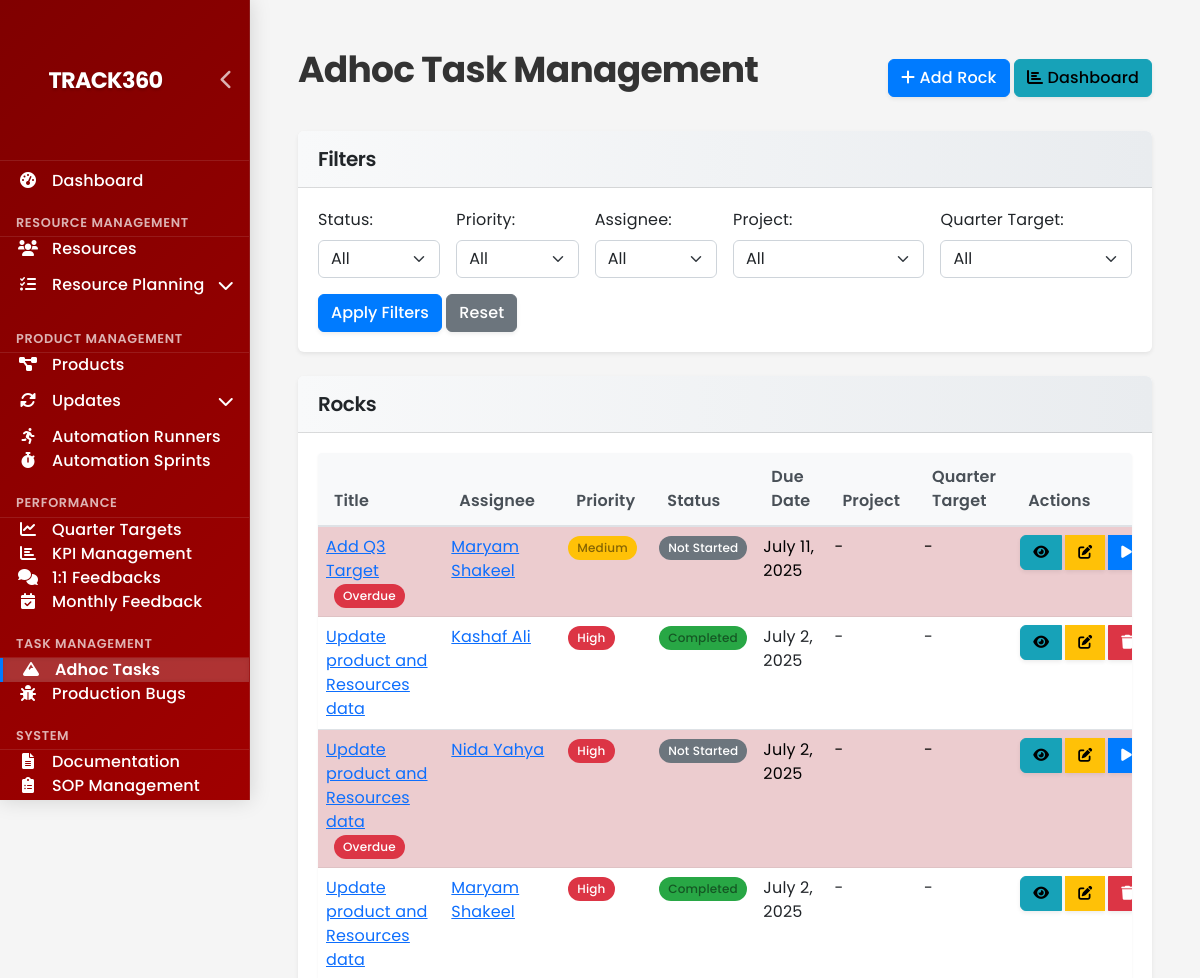
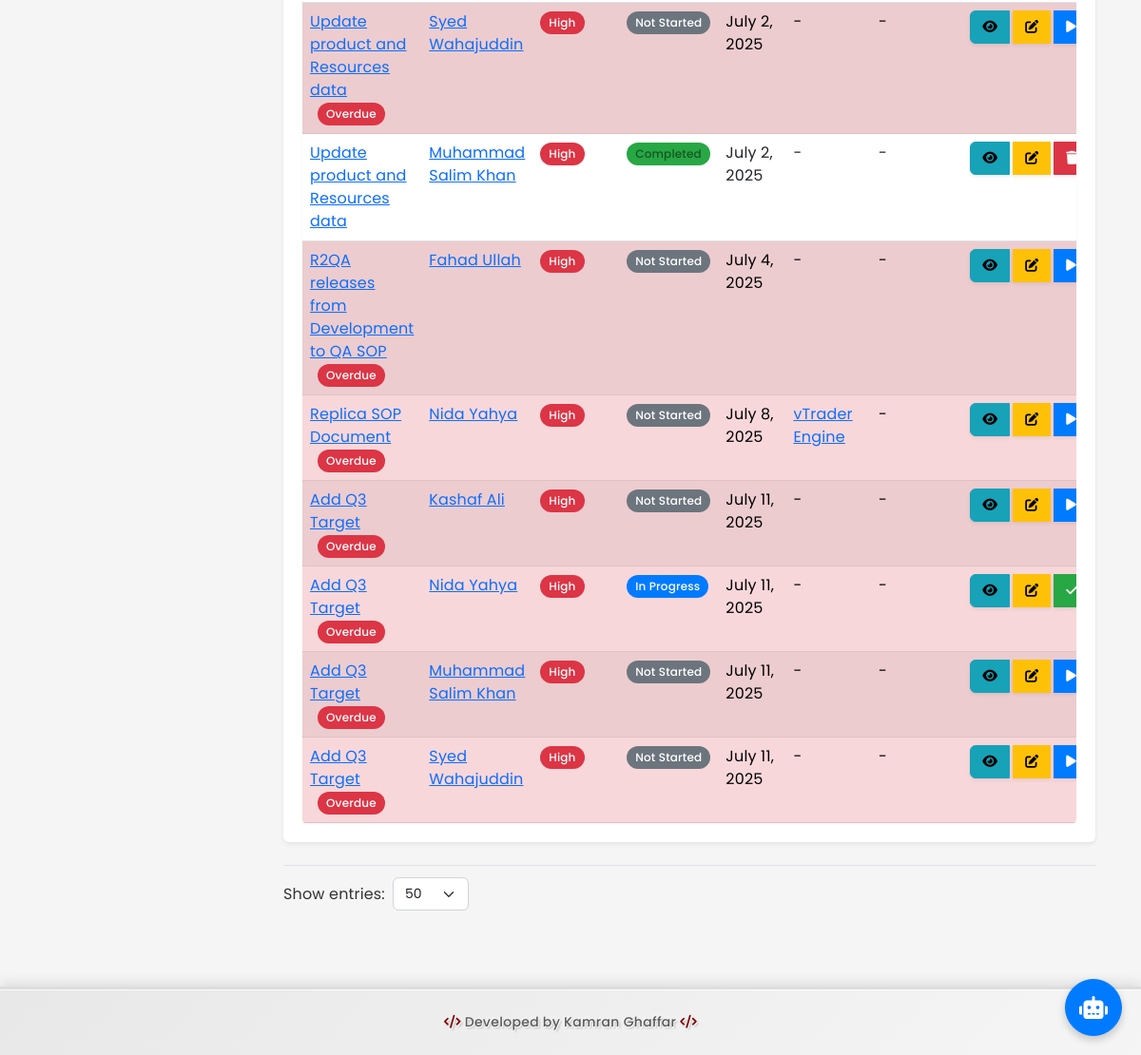
The app's page /dashboard/rocks/ with its own data (2 pictures, top to bottom).
### dashboard/models.py (models this page shows, shortened)
class Rock(models.Model):
    PRIORITY_CHOICES = [
        ('high', 'High'),
        ('medium', 'Medium'),
        ('low', 'Low'),
    ]
    STATUS_CHOICES = [
        ('not_started', 'Not Started'),
        ('in_progress', 'In Progress'),
        ('completed', 'Completed'),
    ]
    title = models.CharField(max_length=200)
    description = models.TextField(blank=True)
    priority = models.CharField(max_length=10, choices=PRIORITY_CHOICES, default='medium')
    status = models.CharField(max_length=20, choices=STATUS_CHOICES, default='not_started')
    assignee = models.ForeignKey(Resource, on_delete=models.CASCADE, related_name='assigned_rocks')
    project = models.ForeignKey(Project, on_delete=models.SET_NULL, null=True, blank=True, related_name='rocks')
    quarter_target = models.ForeignKey(QuarterTarget, on_delete=models.SET_NULL, null=True, blank=True, related_name='rocks')
    created_at = models.DateTimeField(auto_now_add=True)
    updated_at = models.DateTimeField(auto_now=True)
    start_date = models.DateField(null=True, blank=True, help_text="Date when work on the rock started")
    due_date = models.DateField(null=True, blank=True, help_text="Date when the rock is due")
    completed_at = models.DateTimeField(null=True, blank=True, help_text="Date and time when the rock was completed")
    class Meta:
        ordering = ['-priority', 'due_date', 'title']
    @property
    def is_overdue(self):
        if self.due_date and self.status != 'completed':
            return self.due_date < timezone.now().date()
        return False

class Resource(models.Model):
    SKILL_CHOICES = [
        ('automation', 'Automation'),
        ('manual', 'Manual'),
        ('both', 'Both')
    ]
    name = models.CharField(max_length=100)
    email = models.EmailField(blank=True, null=True)
    role = models.CharField(max_length=100, blank=True)
    lead = models.ForeignKey('self', on_delete=models.SET_NULL, null=True, blank=True, related_name='team_members_as_lead')
    manager = models.ForeignKey('self', on_delete=models.SET_NULL, null=True, blank=True, related_name='team_members_as_manager')
    skill = models.CharField(max_length=20, choices=SKILL_CHOICES, default='manual')
    availability = models.BooleanField(default=True)
    user = models.OneToOneField(User, on_delete=models.SET_NULL, null=True, blank=True, related_name='resource')
    created_at = models.DateTimeField(auto_now_add=True)
    updated_at = models.DateTimeField(auto_now=True)

class Project(models.Model):
    STATUS_CHOICES = [
        ('not_started', 'Not Started'),
        ('in_progress', 'In Progress'),
        ('completed', 'Completed'),
        ('on_hold', 'On Hold'),
    ]
    AUTOMATION_STATUS_CHOICES = [
        ('hold', 'Hold'),
        ('completed', 'Completed'),
        ('in_progress', 'In Progress'),
        ('na', 'N/A'),
    ]
    PIPELINE_SCHEDULE_CHOICES = [
        ('on_demand', 'On-Demand'),
        ('weekly', 'Weekly'),
        ('nightly', 'Nightly'),
        ('na', 'N/A'),
    ]
    name = models.CharField(max_length=200)
    description = models.TextField(blank=True)
    status = models.CharField(max_length=20, choices=STATUS_CHOICES, default='not_started')
    resources = models.ManyToManyField(Resource, through='ProjectResource')
    smoke_automation_status = models.CharField(max_length=20, choices=AUTOMATION_STATUS_CHOICES, default='na', blank=True)
    regression_automation_status = models.CharField(max_length=20, choices=AUTOMATION_STATUS_CHOICES, default='na', blank=True)
    pipeline_schedule = models.CharField(max_length=20, choices=PIPELINE_SCHEDULE_CHOICES, default='na', blank=True)
    execution_time_of_smoke = models.CharField(max_length=50, blank=True, help_text="Hours and Minutes")
    total_number_of_available_test_cases = models.IntegerField(null=True, blank=True)
    status_of_last_automation_run = models.TextField(blank=True)
    date_of_last_automation_run = models.DateField(null=True, blank=True)
    automation_framework_tech_stack = models.TextField(blank=True)
    team_lead = models.ForeignKey(Resource, on_delete=models.SET_NULL, null=True, blank=True, related_name='products_as_lead', db_column='team_lead_id')
    regression_coverage = models.IntegerField(null=True, blank=True, help_text="Percentage or count")
    smoke_coverage = models.IntegerField(null=True, blank=True, help_text="Percentage of smoke test cases automated")
    bugs_found_through_automation = models.IntegerField(null=True, blank=True)
    total_automatable_test_cases = models.IntegerField(null=True, blank=True)
    total_automatable_smoke_test_cases = models.IntegerField(null=True, blank=True)
    total_automated_test_cases = models.IntegerField(null=True, blank=True)
    total_automated_smoke_test_cases = models.IntegerField(null=True, blank=True)
    sprint_cycle = models.CharField(max_length=50, blank=True)
    total_number_of_functional_test_cases = models.IntegerField(null=True, blank=True)
    total_number_of_business_test_cases = models.IntegerField(null=True, blank=True)
    oat_release_cycle = models.CharField(max_length=50, blank=True)
    in_production = models.BooleanField(default=False)
    in_development = models.BooleanField(default=False)
    start_date = models.DateField(null=True, blank=True)
    end_date = models.DateField(null=True, blank=True)
    created_at = models.DateTimeField(auto_now_add=True)
    updated_at = models.DateTimeField(auto_now=True)

### dashboard/views.py (the view)
# urls.py: path('rocks/', views.RockListView.as_view(), name='rock-list'),
class RockListView(PaginationMixin, ListView):
    model = Rock
    template_name = 'dashboard/rock_list.html'
    context_object_name = 'rocks'
    def get_queryset(self):
        queryset = super().get_queryset()
        status_filter = self.request.GET.get('status')
        priority_filter = self.request.GET.get('priority')
        assignee_filter = self.request.GET.get('assignee')
        project_filter = self.request.GET.get('project')
        quarter_target_filter = self.request.GET.get('quarter_target')
        if status_filter:
            queryset = queryset.filter(status=status_filter)
        if priority_filter:
            queryset = queryset.filter(priority=priority_filter)
        if assignee_filter:
            queryset = queryset.filter(assignee_id=assignee_filter)
        if project_filter:
            queryset = queryset.filter(project_id=project_filter)
        if quarter_target_filter:
            queryset = queryset.filter(quarter_target_id=quarter_target_filter)
        return queryset
    def get_context_data(self, **kwargs):
        context = super().get_context_data(**kwargs)
        context['resources'] = Resource.objects.all()
        context['projects'] = Project.objects.all()
        context['quarter_targets'] = QuarterTarget.objects.all()
        context['current_status'] = self.request.GET.get('status', '')
        context['current_priority'] = self.request.GET.get('priority', '')
        context['current_assignee'] = self.request.GET.get('assignee', '')
        context['current_project'] = self.request.GET.get('project', '')
        context['current_quarter_target'] = self.request.GET.get('quarter_target', '')
        context['filters_applied'] = any([
            context['current_status'],
            context['current_priority'],
            context['current_assignee'],
            context['current_project'],
            context['current_quarter_target']
        ])
        return context

### Portable-Dashboard-Deploy/dashboard/templates/dashboard/rock_list.html (shortened to what this page needs)
{% extends 'dashboard/base.html' %}
{% block content %}
<div class="container-fluid">
    <div class="d-flex justify-content-between align-items-center mb-4">
        <h1>Adhoc Task Management</h1>
        <div>
            <a href="{% url 'rock-create' %}" class="btn btn-primary">
                <i class="fas fa-plus"></i> Add Rock
            </a>
            <a href="{% url 'rock-dashboard' %}" class="btn btn-info">
                <i class="fas fa-chart-bar"></i> Dashboard
            </a>
        </div>
    </div>
    <div class="card mb-4">
        <div class="card-header">
            <h5>Filters</h5>
        </div>
        <div class="card-body">
            <form method="get" class="row g-3">
                <div class="col-md-4 col-lg-2">
                    <label for="status" class="form-label">Status:</label>
                    <select class="form-select" id="status" name="status">
                        <option value="">All</option>
                    </select>
                </div>
                <div class="col-md-4 col-lg-2">
                    <label for="priority" class="form-label">Priority:</label>
                    <select class="form-select" id="priority" name="priority">
                        <option value="">All</option>
                    </select>
                </div>
                <div class="col-md-4 col-lg-2">
                    <label for="assignee" class="form-label">Assignee:</label>
                    <select class="form-select" id="assignee" name="assignee">
                        <option value="">All</option>
                    </select>
                </div>
                <div class="col-md-6 col-lg-3">
                    <label for="project" class="form-label">Project:</label>
                    <select class="form-select" id="project" name="project">
                        <option value="">All</option>
                    </select>
                </div>
                <div class="col-md-6 col-lg-3">
                    <label for="quarter_target" class="form-label">Quarter Target:</label>
                    <select class="form-select" id="quarter_target" name="quarter_target">
                        <option value="">All</option>
                    </select>
                </div>
                <div class="col-12">
                    <button type="submit" class="btn btn-primary">Apply Filters</button>
                    <a href="{% url 'rock-list' %}" class="btn btn-secondary">Reset</a>
                </div>
            </form>
        </div>
    </div>
    <div class="card">
        <div class="card-header">
            <h5>Rocks</h5>
        </div>
        <div class="card-body">
            <div class="table-responsive">
                <table class="table table-striped table-hover">
                    <thead>
                        <tr>
                            <th>Title</th>
                            <th>Assignee</th>
                            <th>Priority</th>
                            <th>Status</th>
                            <th>Due Date</th>
                            <th>Project</th>
                            <th>Quarter Target</th>
                            <th>Actions</th>
                        </tr>
                    </thead>
                    <tbody>
                        {% for rock in rocks %}
                        <tr class="{% if rock.is_overdue %}table-danger{% endif %}">
                            <td>
                                <a href="{% url 'rock-detail' rock.id %}">{{ rock.title }}</a>
                                {% if rock.is_overdue %}<span class="badge bg-danger ms-2">Overdue</span>{% endif %}
                            </td>
                            <td>
                                <a href="{% url 'resource-detail' rock.assignee.id %}">{{ rock.assignee.name }}</a>
                            </td>
                            <td>
                                {% if rock.priority == 'high' %}
                                    <span class="badge bg-danger">High</span>
                                {% elif rock.priority == 'medium' %}
                                    <span class="badge bg-warning text-dark">Medium</span>
                                {% else %}
                                    <span class="badge bg-info">Low</span>
                                {% endif %}
                            </td>
                            <td>
                                {% if rock.status == 'not_started' %}
                                    <span class="badge bg-secondary">Not Started</span>
                                {% elif rock.status == 'in_progress' %}
                                    <span class="badge bg-primary">In Progress</span>
                                {% else %}
                                    <span class="badge bg-success">Completed</span>
                                {% endif %}
                            </td>
                            <td>{{ rock.due_date|default:"Not set" }}</td>
                            <td>
                                {% if rock.project %}
                                    <a href="{% url 'product-detail' rock.project.id %}">{{ rock.project.name }}</a>
                                {% else %}
                                    -
                                {% endif %}
                            </td>
                            <td>
                                {% if rock.quarter_target %}
                                    <a href="{% url 'quarter-target-detail' rock.quarter_target.id %}">{{ rock.quarter_target.project.name }} - {{ rock.quarter_target.quarter }}</a>
                                {% else %}
                                    -
                                {% endif %}
                            </td>
                            <td>
                                <div class="btn-group" role="group">
                                    <a href="{% url 'rock-detail' rock.id %}" class="btn btn-sm btn-info" title="View">
                                        <i class="fas fa-eye"></i>
                                    </a>
                                    <a href="{% url 'rock-update' rock.id %}" class="btn btn-sm btn-warning" title="Edit">
                                        <i class="fas fa-edit"></i>
                                    </a>
                                    {% if rock.status == 'not_started' %}
                                        <a href="{% url 'start-rock' rock.id %}" class="btn btn-sm btn-primary" title="Start">
                                            <i class="fas fa-play"></i>
                                        </a>
                                    {% elif rock.status == 'in_progress' %}
                                        <a href="{% url 'complete-rock' rock.id %}" class="btn btn-sm btn-success" title="Complete">
                                            <i class="fas fa-check"></i>
                                        </a>
                                    {% endif %}
                                    <a href="{% url 'rock-delete' rock.id %}" class="btn btn-sm btn-danger" title="Delete">
                                        <i class="fas fa-trash"></i>
                                    </a>
                                </div>
                            </td>
                        </tr>
                        {% empty %}
                        <tr>
                            <td colspan="8" class="text-center">No rocks found.</td>
                        </tr>
                        {% endfor %}
                    </tbody>
                </table>
            </div>
        </div>
    </div>
    {% include 'dashboard/includes/pagination.html' %}
</div>
{% endblock %}

### records on screen
Rock: title "Add Q3 Target", status "Overdue", assignee.name "Maryam Shakeel", priority "Medium", due_date "July 11, 2025"
Rock: title "Update product and Resources data", assignee.name "Kashaf Ali", priority "High", status "Completed", due_date "July 2, 2025"
Rock: title "Update product and Resources data", status "Overdue", assignee.name "Nida Yahya", priority "High", due_date "July 2, 2025"
Rock: title "Update product and Resources data", assignee.name "Maryam Shakeel", priority "High", status "Completed", due_date "July 2, 2025"
Rock: title "Update product and Resources data", status "Overdue", assignee.name "Syed Wahajuddin", priority "High", due_date "July 2, 2025"
Rock: title "Update product and Resources data", assignee.name "Muhammad Salim Khan", priority "High", status "Completed", due_date "July 2, 2025"
Rock: title "R2QA releases from Development to QA SOP", status "Overdue", assignee.name "Fahad Ullah", priority "High", due_date "July 4, 2025"
Rock: title "Replica SOP Document", status "Overdue", assignee.name "Nida Yahya", priority "High", due_date "July 8, 2025", project.name "vTrader Engine"
Rock: title "Add Q3 Target", status "Overdue", assignee.name "Kashaf Ali", priority "High", due_date "July 11, 2025"
Rock: title "Add Q3 Target", status "Overdue", assignee.name "Nida Yahya", priority "High", due_date "July 11, 2025"
Rock: title "Add Q3 Target", status "Overdue", assignee.name "Muhammad Salim Khan", priority "High", due_date "July 11, 2025"
Rock: title "Add Q3 Target", status "Overdue", assignee.name "Syed Wahajuddin", priority "High", due_date "July 11, 2025"

### other values on screen
form field value "50"
